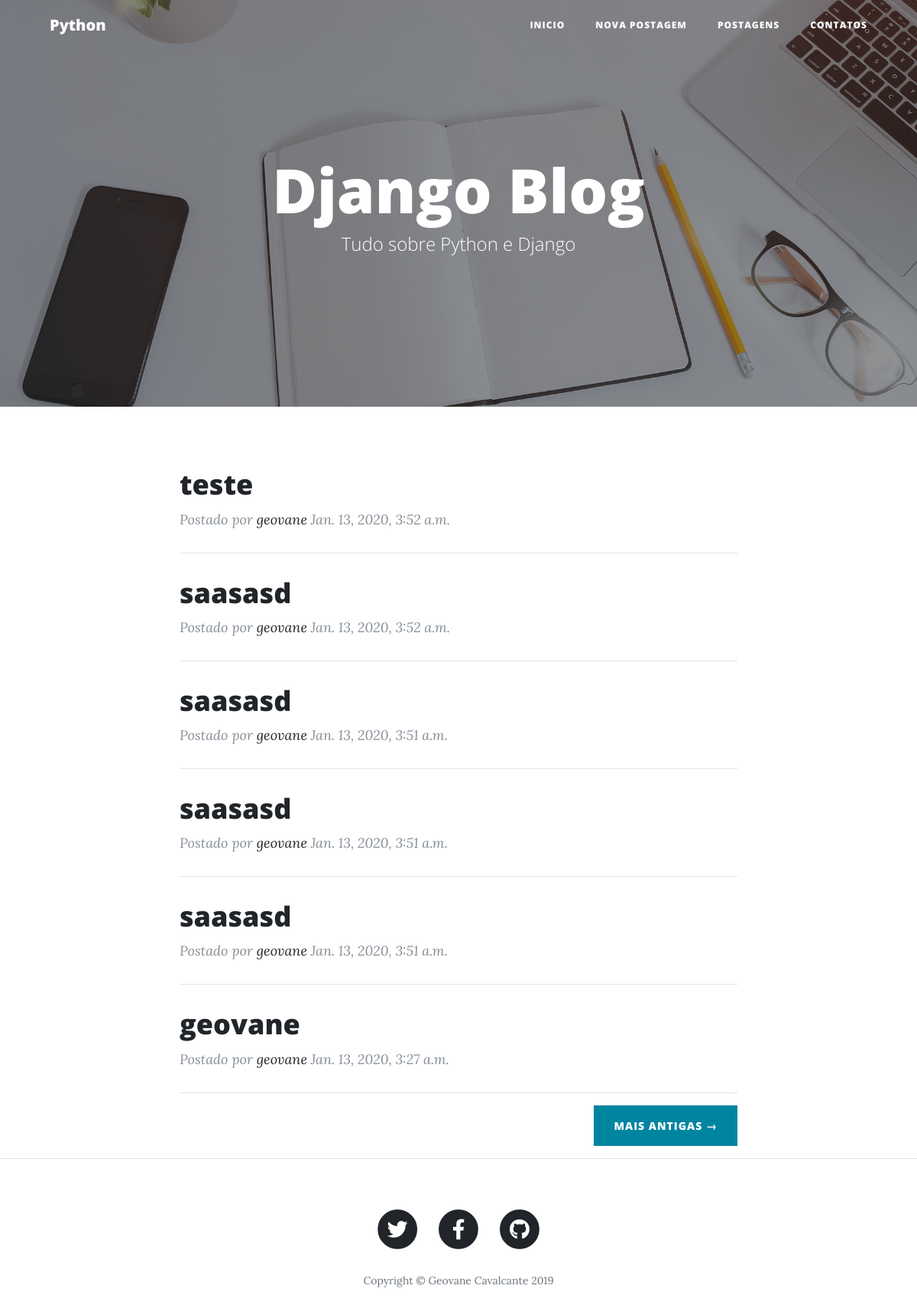
The page / on the database its author committed.
### posting/models.py (models this page shows, shortened)
class Post(models.Model):
    author = models.ForeignKey(settings.AUTH_USER_MODEL, on_delete=models.CASCADE)
    title = models.CharField(max_length=200)
    text = models.TextField()
    created_date = models.DateTimeField(default=timezone.now)
    published_date = models.DateTimeField(blank=True, null=True)
    class Meta:
        verbose_name = 'Postagem'
        verbose_name_plural = 'Postagens'

### posting/views.py (the view)
# urls.py: path('', index),
def index(request):
    postings = Post.objects.order_by('-created_date')
    return render(request, 'posting.html', {'postings': postings})

### posting/templates/posting.html (shortened to what this page needs)
{% extends "base.html" %}
{% load static %}
{% block header %}
<header
  class="masthead"
  style="background-image: url({% static  'img/home-bg.jpg' %})"
>
  <div class="overlay"></div>
  <div class="container">
    <div class="row">
      <div class="col-lg-8 col-md-10 mx-auto">
        <div class="site-heading">
          <h1>Django Blog</h1>
          <span class="subheading">Tudo sobre Python e Django</span>
        </div>
      </div>
    </div>
  </div>
</header>
{% endblock header %} {% block container %}
<div class="container">
  <div class="row">
    <div class="col-lg-8 col-md-10 mx-auto">
      {% for post in postings %}
      <div class="post-preview">
        <a href="postings/{{ post.id }}">
          <h2 class="post-title">
            {{ post.title }}
          </h2>
        </a>
        <p class="post-meta">
          Postado por
          <a href="">{{ post.author }}</a>
          {{ post.created_date }}
        </p>
      </div>
      <hr />
      {% endfor %}
      <div class="clearfix">
        <a class="btn btn-primary float-right" href="#">Mais antigas &rarr;</a>
      </div>
    </div>
  </div>
</div>
{% endblock container%}

### posting/templates/base.html (shortened to what this page needs)
<!DOCTYPE html>
{% load static %}
<html lang="en">
  <head>
    <link
      href="{% static 'vendor/bootstrap/css/bootstrap.min.css' %}"
      rel="stylesheet"
    />
    <link
      href="{% static 'vendor/fontawesome-free/css/all.min.css' %}"
      rel="stylesheet"
      type="text/css"
    />
    <link
      href="{% static 'css/clean-blog.min.css' %}"
      rel="stylesheet"
    />
  </head>
  <body>
    <nav class="navbar navbar-expand-lg navbar-light fixed-top" id="mainNav">
      <div class="container">
        <a class="navbar-brand" href="">Python</a>
        <div class="collapse navbar-collapse" id="navbarResponsive">
          <ul class="navbar-nav ml-auto">
            <li class="nav-item">
              <a class="nav-link" href="/">Inicio</a>
            </li>
            <li class="nav-item">
              <a class="nav-link" href="/new">Nova Postagem</a>
            </li>
            <li class="nav-item">
              <a class="nav-link" href="/">Postagens</a>
            </li>
            <li class="nav-item">
              <a class="nav-link" href="/">Contatos</a>
            </li>
          </ul>
        </div>
      </div>
    </nav>
    {% block header %} {% endblock header %}
    {% block container %} {% endblock container %}
    <hr />
    <footer>
      <div class="container">
        <div class="row">
          <div class="col-lg-8 col-md-10 mx-auto">
            <ul class="list-inline text-center">
              <li class="list-inline-item">
                <a href="https://twitter.com/geovane_dev">
                  <span class="fa-stack fa-lg">
                    <i class="fas fa-circle fa-stack-2x"></i>
                    <i class="fab fa-twitter fa-stack-1x fa-inverse"></i>
                  </span>
                </a>
              </li>
              <li class="list-inline-item">
                <a href="https://www.facebook.com/geovannefeitosacavalcante">
                  <span class="fa-stack fa-lg">
                    <i class="fas fa-circle fa-stack-2x"></i>
                    <i class="fab fa-facebook-f fa-stack-1x fa-inverse"></i>
                  </span>
                </a>
              </li>
              <li class="list-inline-item">
                <a href="https://github.com/GeovaneCavalcante">
                  <span class="fa-stack fa-lg">
                    <i class="fas fa-circle fa-stack-2x"></i>
                    <i class="fab fa-github fa-stack-1x fa-inverse"></i>
                  </span>
                </a>
              </li>
            </ul>
            <p class="copyright text-muted">
              Copyright &copy; Geovane Cavalcante 2019
            </p>
          </div>
        </div>
      </div>
    </footer>
  </body>
</html>

### rows shown on the page
Post: title "teste", author "geovane", created_date "Jan. 13, 2020, 3:52 a.m."
Post: title "saasasd", author "geovane", created_date "Jan. 13, 2020, 3:52 a.m."
Post: title "saasasd", author "geovane", created_date "Jan. 13, 2020, 3:51 a.m."
Post: title "saasasd", author "geovane", created_date "Jan. 13, 2020, 3:51 a.m."
Post: title "saasasd", author "geovane", created_date "Jan. 13, 2020, 3:51 a.m."
Post: title "geovane", author "geovane", created_date "Jan. 13, 2020, 3:27 a.m."
